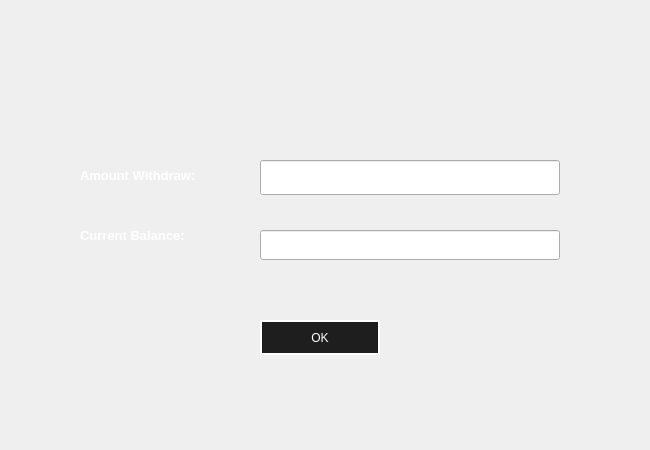
<?xml version="1.0" encoding="UTF-8"?>
<ui version="4.0">
 <class>Atm_Withdraw_Receipt</class>
 <widget class="QWidget" name="Atm_Withdraw_Receipt">
  <property name="geometry">
   <rect>
    <x>0</x>
    <y>0</y>
    <width>650</width>
    <height>450</height>
   </rect>
  </property>
  <property name="minimumSize">
   <size>
    <width>650</width>
    <height>450</height>
   </size>
  </property>
  <property name="maximumSize">
   <size>
    <width>650</width>
    <height>450</height>
   </size>
  </property>
  <property name="windowTitle">
   <string>WITHDRAW RECEIPT</string>
  </property>
  <property name="styleSheet">
   <string notr="true">QPushButton{
color: white;
background: transparent;
background-color: rgb(30, 30, 30);
border: 2px solid white;
}

QPushButton:hover{
background-color: rgb(30, 30, 30);
color: white;
}

QPushButton:pressed
{
font: bold;
}

</string>
  </property>
  <widget class="QLabel" name="label">
   <property name="geometry">
    <rect>
     <x>80</x>
     <y>160</y>
     <width>191</width>
     <height>31</height>
    </rect>
   </property>
   <property name="font">
    <font>
     <pointsize>10</pointsize>
    </font>
   </property>
   <property name="text">
    <string>&lt;html&gt;&lt;head/&gt;&lt;body&gt;&lt;p&gt;&lt;span style=&quot; font-weight:600; color:#ffffff;&quot;&gt;Amount Withdraw:&lt;/span&gt;&lt;/p&gt;&lt;/body&gt;&lt;/html&gt;</string>
   </property>
  </widget>
  <widget class="QLabel" name="label_2">
   <property name="geometry">
    <rect>
     <x>80</x>
     <y>220</y>
     <width>191</width>
     <height>31</height>
    </rect>
   </property>
   <property name="font">
    <font>
     <pointsize>10</pointsize>
    </font>
   </property>
   <property name="text">
    <string>&lt;html&gt;&lt;head/&gt;&lt;body&gt;&lt;p&gt;&lt;span style=&quot; font-weight:600; color:#ffffff;&quot;&gt;Current Balance:&lt;/span&gt;&lt;/p&gt;&lt;/body&gt;&lt;/html&gt;</string>
   </property>
  </widget>
  <widget class="QLineEdit" name="amnt">
   <property name="geometry">
    <rect>
     <x>260</x>
     <y>160</y>
     <width>300</width>
     <height>35</height>
    </rect>
   </property>
   <property name="readOnly">
    <bool>true</bool>
   </property>
  </widget>
  <widget class="QLineEdit" name="bal">
   <property name="geometry">
    <rect>
     <x>260</x>
     <y>230</y>
     <width>300</width>
     <height>30</height>
    </rect>
   </property>
   <property name="readOnly">
    <bool>true</bool>
   </property>
  </widget>
  <widget class="QPushButton" name="okay">
   <property name="geometry">
    <rect>
     <x>260</x>
     <y>320</y>
     <width>120</width>
     <height>35</height>
    </rect>
   </property>
   <property name="styleSheet">
    <string notr="true">
QPushButton:hover{
background-color: rgb(30, 0, 30);
color: white;
}</string>
   </property>
   <property name="text">
    <string>OK</string>
   </property>
  </widget>
  <widget class="QLabel" name="label_3">
   <property name="geometry">
    <rect>
     <x>0</x>
     <y>0</y>
     <width>650</width>
     <height>450</height>
    </rect>
   </property>
   <property name="minimumSize">
    <size>
     <width>650</width>
     <height>450</height>
    </size>
   </property>
   <property name="maximumSize">
    <size>
     <width>650</width>
     <height>450</height>
    </size>
   </property>
   <property name="styleSheet">
    <string notr="true">border-image: url(:/images/clientbg1.png);</string>
   </property>
   <property name="text">
    <string/>
   </property>
  </widget>
  <zorder>label_3</zorder>
  <zorder>label</zorder>
  <zorder>label_2</zorder>
  <zorder>amnt</zorder>
  <zorder>bal</zorder>
  <zorder>okay</zorder>
 </widget>
 <resources>
  <include location="resource.qrc"/>
 </resources>
 <connections/>
</ui>
